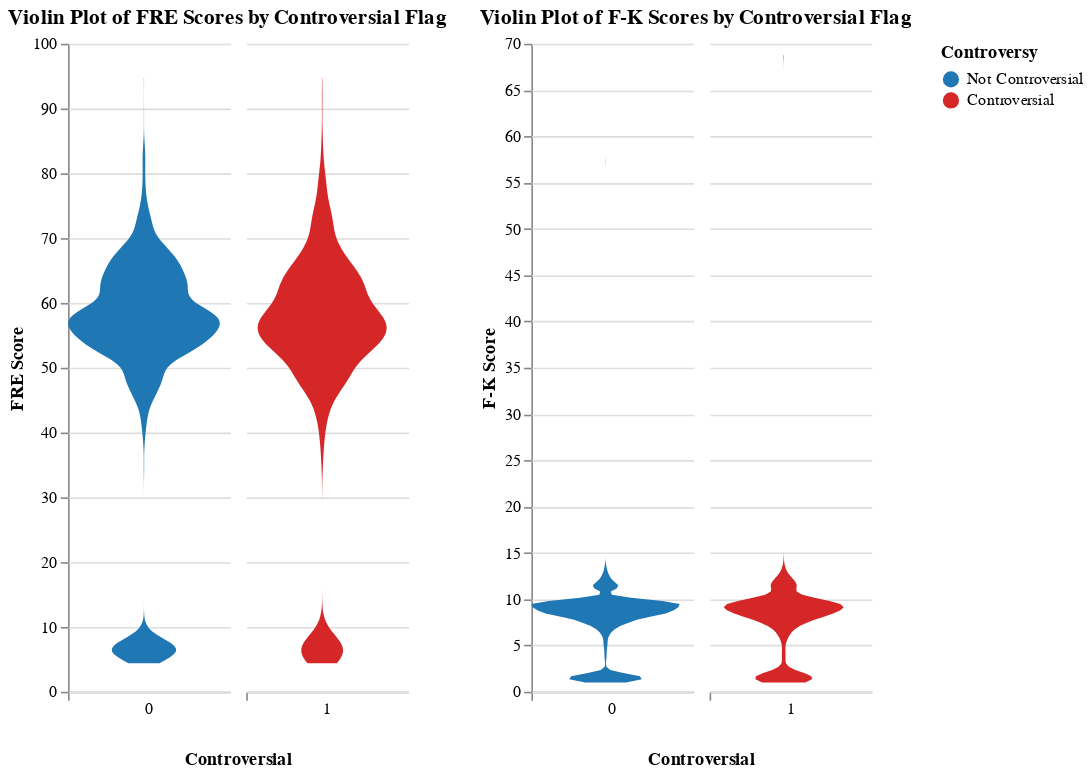

Notebook cell for this chart:
### Code cell
aggregated_fre = long_df.groupby(['Controversial'])['FRE Score'].agg(
    total_count='size',
    min_score='min',
    max_score='max',
    avg_score='mean'
).reset_index()

# Calculate summary statistics for Controversial and Non-Controversial cases (F-K)
aggregated_fk = long_df.groupby(['Controversial'])['F-K Score'].agg(
    total_count='size',
    min_score='min',
    max_score='max',
    avg_score='mean'
).reset_index()

# Create a violin plot for FRE scores by Controversial flag
violin_plot_controversial_fre = alt.Chart(long_df).transform_filter(
    alt.FieldOneOfPredicate(field='Controversial', oneOf=[0, 1])
).transform_density(
    density='FRE Score',
    as_=['FRE Score', 'density'],
    extent=[long_df['FRE Score'].min(), long_df['FRE Score'].max()],
    groupby=['Controversial']
).transform_lookup(
    lookup='Controversial',
    from_=alt.LookupData(aggregated_fre, 'Controversial', ['total_count', 'min_score', 'max_score', 'avg_score'])
).mark_area(orient='horizontal').encode(
    alt.X('density:Q')
        .stack('center')
        .impute(None)
        .title(None)
        .axis(labels=False, values=[0], grid=False, ticks=True),
    alt.Y('FRE Score:Q'),
    alt.Color('Controversial:N',
        scale=alt.Scale(domain=[0, 1], range=['#1f77b4', '#d62728']),  # Blue for 0, Red for 1
        legend=alt.Legend(
            title="Controversy",
            values=[0, 1],
            labelExpr="datum.value == 0 ? 'Not Controversial' : 'Controversial'"
        )
    ),
    alt.Column('Controversial:N')
        .spacing(10)
        .header(titleOrient='bottom', labelOrient='bottom', labelPadding=0),
    tooltip=[
        alt.Tooltip('total_count:Q', title='Total Count'),
        alt.Tooltip('min_score:Q', title='Min Score'),
        alt.Tooltip('max_score:Q', title='Max Score'),
        alt.Tooltip('avg_score:Q', title='Avg Score')
    ]
).properties(
    title='Violin Plot of FRE Scores by Controversial Flag',
    width=100,
    height=400
)

# Create a violin plot for F-K scores by Controversial flag
violin_plot_controversial_fk = alt.Chart(long_df).transform_filter(
    alt.FieldOneOfPredicate(field='Controversial', oneOf=[0, 1])
).transform_density(
    density='F-K Score',
    as_=['F-K Score', 'density'],
    extent=[long_df['F-K Score'].min(), long_df['F-K Score'].max()],
    groupby=['Controversial']
).transform_lookup(
    lookup='Controversial',
    from_=alt.LookupData(aggregated_fk, 'Controversial', ['total_count', 'min_score', 'max_score', 'avg_score'])
).mark_area(orient='horizontal').encode(
    alt.X('density:Q')
        .stack('center')
        .impute(None)
        .title(None)
        .axis(labels=False, values=[0], grid=False, ticks=True),
    alt.Y('F-K Score:Q'),
    alt.Color('Controversial:N',
        scale=alt.Scale(domain=[0, 1], range=['#1f77b4', '#d62728']),  # Blue for 0, Red for 1
        legend=alt.Legend(
            title="Controversy",
            values=[0, 1],
            labelExpr="datum.value == 0 ? 'Not Controversial' : 'Controversial'"
        )
    ),
    alt.Column('Controversial:N')
        .spacing(10)
        .header(titleOrient='bottom', labelOrient='bottom', labelPadding=0),
    tooltip=[
        alt.Tooltip('total_count:Q', title='Total Count'),
        alt.Tooltip('min_score:Q', title='Min Score'),
        alt.Tooltip('max_score:Q', title='Max Score'),
        alt.Tooltip('avg_score:Q', title='Avg Score')
    ]
).properties(
    title='Violin Plot of F-K Scores by Controversial Flag',
    width=100,
    height=400
)

# Concatenate the violin plots for controversial flag vertically and configure the view at the top level
violin_plots_controversial = alt.hconcat(
    violin_plot_controversial_fre, 
    violin_plot_controversial_fk
).configure_view(
    stroke=None
)

# Display both visualizations side by side
violin_plots_controversial.display()

### Figure 1 — Vega-Lite specification as saved in the notebook (floating-point values rounded to 4 significant figures; data arrays with more than 128 entries replaced by an {"elided": "..."} marker saying what was removed)
{"config": {"view": {"continuousWidth": 300, "continuousHeight": 300, "stroke": null}}, "hconcat": [{"mark": {"type": "area", "orient": "horizontal"}, "encoding": {"color": {"field": "Controversial", "legend": {"labelExpr": "datum.value == 0 ? 'Not Controversial' : 'Controversial'", "title": "Controversy", "values": [0, 1]}, "scale": {"domain": [0, 1], "range": ["#1f77b4", "#d62728"]}, "type": "nominal"}, "column": {"field": "Controversial", "header": {"titleOrient": "bottom", "labelOrient": "bottom", "labelPadding": 0}, "spacing": 10, "type": "nominal"}, "tooltip": [{"field": "total_count", "title": "Total Count", "type": "quantitative"}, {"field": "min_score", "title": "Min Score", "type": "quantitative"}, {"field": "max_score", "title": "Max Score", "type": "quantitative"}, {"field": "avg_score", "title": "Avg Score", "type": "quantitative"}], "x": {"axis": {"labels": false, "values": [0], "grid": false, "ticks": true}, "field": "density", "impute": null, "stack": "center", "title": null, "type": "quantitative"}, "y": {"field": "FRE Score", "type": "quantitative"}}, "height": 400, "title": "Violin Plot of FRE Scores by Controversial Flag", "transform": [{"filter": {"field": "Controversial", "oneOf": [0, 1]}}, {"density": "FRE Score", "extent": [4.38, 94.76], "groupby": ["Controversial"], "as": ["FRE Score", "density"]}, {"lookup": "Controversial", "from": {"data": {"name": "data-4bdf9d7536069952044d11d0cb18c1e4"}, "key": "Controversial", "fields": ["total_count", "min_score", "max_score", "avg_score"]}}], "width": 100}, {"mark": {"type": "area", "orient": "horizontal"}, "encoding": {"color": {"field": "Controversial", "legend": {"labelExpr": "datum.value == 0 ? 'Not Controversial' : 'Controversial'", "title": "Controversy", "values": [0, 1]}, "scale": {"domain": [0, 1], "range": ["#1f77b4", "#d62728"]}, "type": "nominal"}, "column": {"field": "Controversial", "header": {"titleOrient": "bottom", "labelOrient": "bottom", "labelPadding": 0}, "spacing": 10, "type": "nominal"}, "tooltip": [{"field": "total_count", "title": "Total Count", "type": "quantitative"}, {"field": "min_score", "title": "Min Score", "type": "quantitative"}, {"field": "max_score", "title": "Max Score", "type": "quantitative"}, {"field": "avg_score", "title": "Avg Score", "type": "quantitative"}], "x": {"axis": {"labels": false, "values": [0], "grid": false, "ticks": true}, "field": "density", "impute": null, "stack": "center", "title": null, "type": "quantitative"}, "y": {"field": "F-K Score", "type": "quantitative"}}, "height": 400, "title": "Violin Plot of F-K Scores by Controversial Flag", "transform": [{"filter": {"field": "Controversial", "oneOf": [0, 1]}}, {"density": "F-K Score", "extent": [1.0, 68.75], "groupby": ["Controversial"], "as": ["F-K Score", "density"]}, {"lookup": "Controversial", "from": {"data": {"name": "data-bab32f89baeac5878a83ab2f6d542509"}, "key": "Controversial", "fields": ["total_count", "min_score", "max_score", "avg_score"]}}], "width": 100}], "data": {"name": "data-69d34dbdad8ead3e43d4c42f0c3305d1"}, "$schema": "https://vega.github.io/schema/vega-lite/v5.8.0.json", "datasets": {"data-69d34dbdad8ead3e43d4c42f0c3305d1": {"elided": "3931 records"}, "data-4bdf9d7536069952044d11d0cb18c1e4": [{"Controversial": 0, "total_count": 3152, "min_score": 4.38, "max_score": 94.76, "avg_score": 52.72}, {"Controversial": 1, "total_count": 779, "min_score": 4.665, "max_score": 91.88, "avg_score": 53.01}], "data-bab32f89baeac5878a83ab2f6d542509": [{"Controversial": 0, "total_count": 3152, "min_score": 1.0, "max_score": 57.27, "avg_score": 7.672}, {"Controversial": 1, "total_count": 779, "min_score": 1.0, "max_score": 68.75, "avg_score": 7.618}]}}
